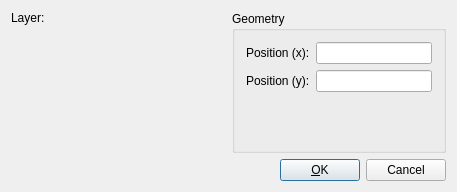
<?xml version="1.0" encoding="UTF-8"?>
<ui version="4.0">
 <class>QG_DlgPoint</class>
 <widget class="QDialog" name="QG_DlgPoint">
  <property name="geometry">
   <rect>
    <x>0</x>
    <y>0</y>
    <width>457</width>
    <height>192</height>
   </rect>
  </property>
  <property name="sizePolicy">
   <sizepolicy hsizetype="Minimum" vsizetype="Minimum">
    <horstretch>0</horstretch>
    <verstretch>0</verstretch>
   </sizepolicy>
  </property>
  <property name="minimumSize">
   <size>
    <width>300</width>
    <height>190</height>
   </size>
  </property>
  <property name="windowTitle">
   <string>Point</string>
  </property>
  <layout class="QVBoxLayout">
   <item>
    <layout class="QHBoxLayout">
     <item>
      <layout class="QVBoxLayout">
       <item>
        <layout class="QHBoxLayout">
         <item>
          <widget class="QLabel" name="lLayer">
           <property name="sizePolicy">
            <sizepolicy hsizetype="Preferred" vsizetype="Preferred">
             <horstretch>0</horstretch>
             <verstretch>0</verstretch>
            </sizepolicy>
           </property>
           <property name="text">
            <string>Layer:</string>
           </property>
           <property name="wordWrap">
            <bool>false</bool>
           </property>
          </widget>
         </item>
         <item>
          <widget class="QG_LayerBox" name="cbLayer" native="true"/>
         </item>
        </layout>
       </item>
       <item>
        <widget class="QG_WidgetPen" name="wPen" native="true">
         <property name="sizePolicy">
          <sizepolicy hsizetype="MinimumExpanding" vsizetype="MinimumExpanding">
           <horstretch>0</horstretch>
           <verstretch>0</verstretch>
          </sizepolicy>
         </property>
        </widget>
       </item>
      </layout>
     </item>
     <item>
      <widget class="Q3ButtonGroup" name="buttonGroup8">
       <property name="title">
        <string>Geometry</string>
       </property>
       <layout class="QGridLayout">
        <item row="3" column="0">
         <widget class="QLabel" name="lPosY">
          <property name="text">
           <string>Position (y):</string>
          </property>
          <property name="wordWrap">
           <bool>false</bool>
          </property>
         </widget>
        </item>
        <item row="3" column="1">
         <widget class="QLineEdit" name="lePosY">
          <property name="minimumSize">
           <size>
            <width>64</width>
            <height>0</height>
           </size>
          </property>
         </widget>
        </item>
        <item row="1" column="0">
         <widget class="QLabel" name="lPosX">
          <property name="text">
           <string>Position (x):</string>
          </property>
          <property name="wordWrap">
           <bool>false</bool>
          </property>
         </widget>
        </item>
        <item row="1" column="1">
         <widget class="QLineEdit" name="lePosX">
          <property name="minimumSize">
           <size>
            <width>64</width>
            <height>0</height>
           </size>
          </property>
         </widget>
        </item>
        <item row="8" column="1">
         <spacer name="spacer61">
          <property name="orientation">
           <enum>Qt::Vertical</enum>
          </property>
          <property name="sizeType">
           <enum>QSizePolicy::Expanding</enum>
          </property>
          <property name="sizeHint" stdset="0">
           <size>
            <width>20</width>
            <height>1</height>
           </size>
          </property>
         </spacer>
        </item>
        <item row="8" column="0">
         <spacer name="spacer58">
          <property name="orientation">
           <enum>Qt::Vertical</enum>
          </property>
          <property name="sizeType">
           <enum>QSizePolicy::Expanding</enum>
          </property>
          <property name="sizeHint" stdset="0">
           <size>
            <width>20</width>
            <height>1</height>
           </size>
          </property>
         </spacer>
        </item>
       </layout>
      </widget>
     </item>
    </layout>
   </item>
   <item>
    <layout class="QHBoxLayout">
     <item>
      <spacer name="spacer">
       <property name="orientation">
        <enum>Qt::Horizontal</enum>
       </property>
       <property name="sizeType">
        <enum>QSizePolicy::Expanding</enum>
       </property>
       <property name="sizeHint" stdset="0">
        <size>
         <width>40</width>
         <height>20</height>
        </size>
       </property>
      </spacer>
     </item>
     <item>
      <widget class="QPushButton" name="bOk">
       <property name="text">
        <string>&amp;OK</string>
       </property>
       <property name="default">
        <bool>true</bool>
       </property>
      </widget>
     </item>
     <item>
      <widget class="QPushButton" name="bCancel">
       <property name="text">
        <string>Cancel</string>
       </property>
       <property name="shortcut">
        <string>Esc</string>
       </property>
      </widget>
     </item>
    </layout>
   </item>
  </layout>
 </widget>
 <layoutdefault spacing="6" margin="11"/>
 <customwidgets>
  <customwidget>
   <class>Q3GroupBox</class>
   <extends>QGroupBox</extends>
   <header>Qt3Support/Q3GroupBox</header>
   <container>1</container>
  </customwidget>
  <customwidget>
   <class>Q3ButtonGroup</class>
   <extends>Q3GroupBox</extends>
   <header>Qt3Support/Q3ButtonGroup</header>
   <container>1</container>
  </customwidget>
  <customwidget>
   <class>QG_WidgetPen</class>
   <extends>QWidget</extends>
   <header>qg_widgetpen.h</header>
  </customwidget>
  <customwidget>
   <class>QG_LayerBox</class>
   <extends>QWidget</extends>
   <header>qg_layerbox.h</header>
  </customwidget>
 </customwidgets>
 <tabstops>
  <tabstop>lePosX</tabstop>
  <tabstop>lePosY</tabstop>
  <tabstop>bOk</tabstop>
  <tabstop>bCancel</tabstop>
 </tabstops>
 <includes>
  <include location="local">rs_pen.h</include>
  <include location="local">qg_widgetpen.h</include>
  <include location="local">qg_layerbox.h</include>
  <include location="local">qg_widgetpen.h</include>
 </includes>
 <resources>
  <include location="../../../res/extui/extui.qrc"/>
 </resources>
 <connections>
  <connection>
   <sender>bOk</sender>
   <signal>clicked()</signal>
   <receiver>QG_DlgPoint</receiver>
   <slot>accept()</slot>
   <hints>
    <hint type="sourcelabel">
     <x>20</x>
     <y>20</y>
    </hint>
    <hint type="destinationlabel">
     <x>20</x>
     <y>20</y>
    </hint>
   </hints>
  </connection>
  <connection>
   <sender>bCancel</sender>
   <signal>clicked()</signal>
   <receiver>QG_DlgPoint</receiver>
   <slot>reject()</slot>
   <hints>
    <hint type="sourcelabel">
     <x>20</x>
     <y>20</y>
    </hint>
    <hint type="destinationlabel">
     <x>20</x>
     <y>20</y>
    </hint>
   </hints>
  </connection>
 </connections>
</ui>
